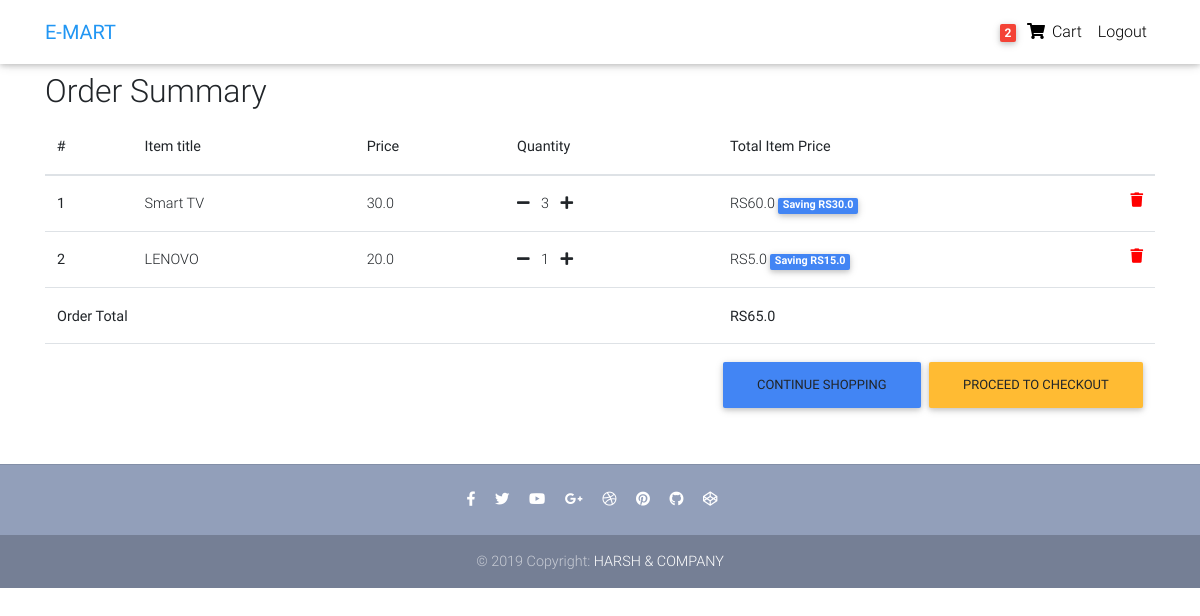
Page /order-summary/ (signed in) on the committed database.
### core/models.py (models this page shows, shortened)
class Order(models.Model):
    user = models.ForeignKey(settings.AUTH_USER_MODEL,
                             on_delete=models.CASCADE)
    ref_code = models.CharField(max_length=20, blank=True, null=True)
    items = models.ManyToManyField(OrderItem)
    start_date = models.DateTimeField(auto_now_add=True)
    ordered_date = models.DateTimeField()
    ordered = models.BooleanField(default=False)
    shipping_address = models.ForeignKey(
        'Address', related_name='shipping_address', on_delete=models.SET_NULL, blank=True, null=True)
    billing_address = models.ForeignKey(
        'Address', related_name='billing_address', on_delete=models.SET_NULL, blank=True, null=True)
    payment = models.ForeignKey(
        'Payment', on_delete=models.SET_NULL, blank=True, null=True)
    coupon = models.ForeignKey(
        'Coupon', on_delete=models.SET_NULL, blank=True, null=True)
    being_delivered = models.BooleanField(default=False)
    received = models.BooleanField(default=False)
    refund_requested = models.BooleanField(default=False)
    refund_granted = models.BooleanField(default=False)
    '''
    1. Item added to cart
    2. Adding a billing address
    (Failed checkout)
    3. Payment
    (Preprocessing, processing, packaging etc.)
    4. Being delivered
    5. Received
    6. Refunds
    '''
    def get_total(self):
        total = 0
        for order_item in self.items.all():
            total += order_item.get_final_price()
        if self.coupon:
            total -= self.coupon.amount
        return total

class OrderItem(models.Model):
    user = models.ForeignKey(settings.AUTH_USER_MODEL,
                             on_delete=models.CASCADE)
    ordered = models.BooleanField(default=False)
    item = models.ForeignKey(Item, on_delete=models.CASCADE)
    quantity = models.IntegerField(default=1)
    def get_total_item_price(self):
        return self.quantity * self.item.price
    def get_total_discount_item_price(self):
        return self.quantity * self.item.discount_price
    def get_amount_saved(self):
        return self.get_total_item_price() - self.get_total_discount_item_price()
    def get_final_price(self):
        if self.item.discount_price:
            return self.get_total_discount_item_price()
        return self.get_total_item_price()

class Item(models.Model):
    title = models.CharField(max_length=100)
    price = models.FloatField()
    discount_price = models.FloatField(blank=True, null=True)
    category = models.CharField(choices=CATEGORY_CHOICES, max_length=2)
    label = models.CharField(choices=LABEL_CHOICES, max_length=1)
    slug = models.SlugField()
    description = models.TextField()
    image = models.ImageField()

### core/views.py (the view)
# urls.py: path('order-summary/', OrderSummaryView.as_view(), name='order-summary'),
class OrderSummaryView(LoginRequiredMixin, View):
    def get(self, *args, **kwargs):
        try:
            order = Order.objects.get(user=self.request.user, ordered=False)
            context = {
                'object': order
            }
            return render(self.request, 'order_summary.html', context)
        except ObjectDoesNotExist:
            messages.warning(self.request, "You do not have an active order")
            return redirect("/")

### core/templatetags/cart_template_tags.py (called while the page is built)
@register.filter
def cart_item_count(user):
    if user.is_authenticated:
        qs = Order.objects.filter(user=user, ordered=False)
        if qs.exists():
            return qs[0].items.count()
    return 0

### templates/order_summary.html (shortened to what this page needs)
{% extends "base.html" %}
{% block content %}
  <main>
    <div class="container">
    <div class="table-responsive text-nowrap">
    <h2>Order Summary</h2>
    <table class="table">
        <thead>
        <tr>
            <th scope="col">#</th>
            <th scope="col">Item title</th>
            <th scope="col">Price</th>
            <th scope="col">Quantity</th>
            <th scope="col">Total Item Price</th>
        </tr>
        </thead>
        <tbody>
        {% for order_item in object.items.all %}
        <tr>
            <th scope="row">{{ forloop.counter }}</th>
            <td>{{ order_item.item.title }}</td>
            <td>{{ order_item.item.price }}</td>
            <td>
                <a href="{% url 'core:remove-single-item-from-cart' order_item.item.slug %}"><i class="fas fa-minus mr-2"></i></a>
                {{ order_item.quantity }}
                <a href="{% url 'core:add-to-cart' order_item.item.slug %}"><i class="fas fa-plus ml-2"></i></a>
            </td>
            <td>
            {% if order_item.item.discount_price %}
                RS{{ order_item.get_total_discount_item_price }}
                <span class="badge badge-primary">Saving RS{{ order_item.get_amount_saved }}</span>
            {% else %}
                RS{{ order_item.get_total_item_price }}
            {% endif %}
            <a style='color: red;' href="{% url 'core:remove-from-cart' order_item.item.slug %}">
                <i class="fas fa-trash float-right"></i>
            </a>
            </td>
        </tr>
        {% endfor %}
        {% if object.get_total %}
        <tr>
            <td colspan="4"><b>Order Total</b></td>
            <td><b>RS{{ object.get_total }}</b></td>
        </tr>
        <tr>
            <td colspan="5">
            <a class='btn btn-warning float-right ml-2' href='/checkout/'>Proceed to checkout</a>
            <a class='btn btn-primary float-right' href='/'>Continue shopping</a>
            </td>
        </tr>
        {% endif %}
        </tbody>
    </table>
    </div>
    </div>
  </main>
{% endblock content %}

### templates/navbar.html (shortened to what this page needs)
{% load cart_template_tags %}
<nav class="navbar fixed-top navbar-expand-lg navbar-light white scrolling-navbar">
    <div class="container">
      <a class="navbar-brand waves-effect" href="/">
        <strong class="blue-text">E-MART</strong>
      </a>
      <div class="collapse navbar-collapse" id="navbarSupportedContent">
        <ul class="navbar-nav nav-flex-icons">
          {% if request.user.is_authenticated %}
          <li class="nav-item">
            <a href="{% url 'core:order-summary' %}" class="nav-link waves-effect">
              <span class="badge red z-depth-1 mr-1"> {{ request.user|cart_item_count }} </span>
              <i class="fas fa-shopping-cart"></i>
              <span class="clearfix d-none d-sm-inline-block"> Cart </span>
            </a>
          </li>
          <li class="nav-item">
            <a class="nav-link waves-effect" href="{% url 'account_logout' %}">
              <span class="clearfix d-none d-sm-inline-block"> Logout </span>
            </a>
          </li>
          {% endif %}
        </ul>
      </div>
    </div>
  </nav>

### templates/base.html (style rules this page uses)
html, body, header, .carousel { height: 60vh; }

### rows in the picture
OrderItem: item "Smart TV", item.price "30.0", quantity "3", get_total_discount_item_price "60.0", get_amount_saved "30.0"
OrderItem: item "LENOVO", item.price "20.0", quantity "1", get_total_discount_item_price "5.0", get_amount_saved "15.0"
Order: get_total "65.0"

### other values in the picture
{{ request.user|cart_item_count }} "2"
